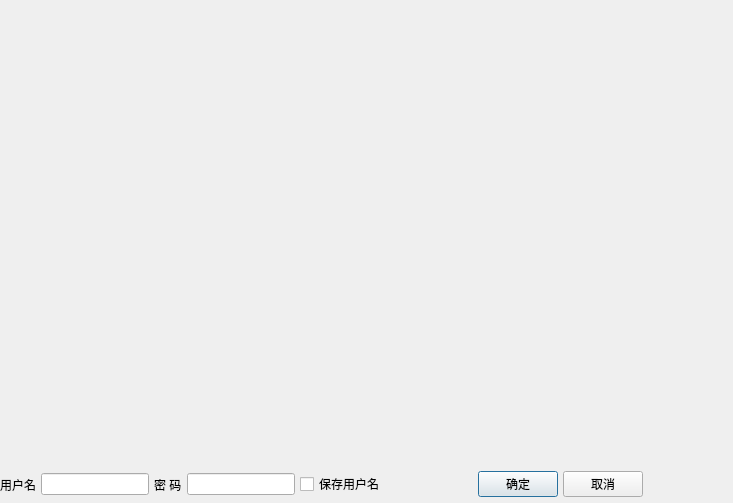
<?xml version="1.0" encoding="UTF-8"?>
<ui version="4.0">
 <class>DialogLogin</class>
 <widget class="QDialog" name="DialogLogin">
  <property name="geometry">
   <rect>
    <x>0</x>
    <y>0</y>
    <width>733</width>
    <height>503</height>
   </rect>
  </property>
  <property name="windowTitle">
   <string>Dialog</string>
  </property>
  <widget class="QWidget" name="layoutWidget">
   <property name="geometry">
    <rect>
     <x>0</x>
     <y>470</y>
     <width>731</width>
     <height>29</height>
    </rect>
   </property>
   <layout class="QHBoxLayout" name="horizontalLayout">
    <property name="spacing">
     <number>5</number>
    </property>
    <item>
     <widget class="QLabel" name="label_2">
      <property name="text">
       <string>用户名</string>
      </property>
     </widget>
    </item>
    <item>
     <widget class="QLineEdit" name="editUser"/>
    </item>
    <item>
     <widget class="QLabel" name="label_3">
      <property name="text">
       <string>密 码</string>
      </property>
     </widget>
    </item>
    <item>
     <widget class="QLineEdit" name="editPSWD">
      <property name="echoMode">
       <enum>QLineEdit::Password</enum>
      </property>
     </widget>
    </item>
    <item>
     <widget class="QCheckBox" name="chkBoxSave">
      <property name="text">
       <string>保存用户名</string>
      </property>
     </widget>
    </item>
    <item>
     <spacer name="horizontalSpacer_3">
      <property name="orientation">
       <enum>Qt::Horizontal</enum>
      </property>
      <property name="sizeHint" stdset="0">
       <size>
        <width>17</width>
        <height>20</height>
       </size>
      </property>
     </spacer>
    </item>
    <item>
     <widget class="QPushButton" name="btnOK">
      <property name="text">
       <string>确定</string>
      </property>
      <property name="icon">
       <iconset resource="res.qrc">
        <normaloff>:/images/images/704.bmp</normaloff>:/images/images/704.bmp</iconset>
      </property>
     </widget>
    </item>
    <item>
     <widget class="QPushButton" name="btnCancel">
      <property name="text">
       <string>取消</string>
      </property>
      <property name="icon">
       <iconset resource="res.qrc">
        <normaloff>:/images/images/706.bmp</normaloff>:/images/images/706.bmp</iconset>
      </property>
     </widget>
    </item>
    <item>
     <spacer name="horizontalSpacer_6">
      <property name="orientation">
       <enum>Qt::Horizontal</enum>
      </property>
      <property name="sizeHint" stdset="0">
       <size>
        <width>40</width>
        <height>20</height>
       </size>
      </property>
     </spacer>
    </item>
   </layout>
  </widget>
  <widget class="QLabel" name="label">
   <property name="geometry">
    <rect>
     <x>0</x>
     <y>0</y>
     <width>731</width>
     <height>451</height>
    </rect>
   </property>
   <property name="text">
    <string/>
   </property>
   <property name="pixmap">
    <pixmap resource="res.qrc">:/images/images/splash.jpg</pixmap>
   </property>
  </widget>
 </widget>
 <resources>
  <include location="res.qrc"/>
 </resources>
 <connections>
  <connection>
   <sender>btnCancel</sender>
   <signal>clicked()</signal>
   <receiver>DialogLogin</receiver>
   <slot>reject()</slot>
   <hints>
    <hint type="sourcelabel">
     <x>644</x>
     <y>484</y>
    </hint>
    <hint type="destinationlabel">
     <x>366</x>
     <y>251</y>
    </hint>
   </hints>
  </connection>
 </connections>
</ui>
